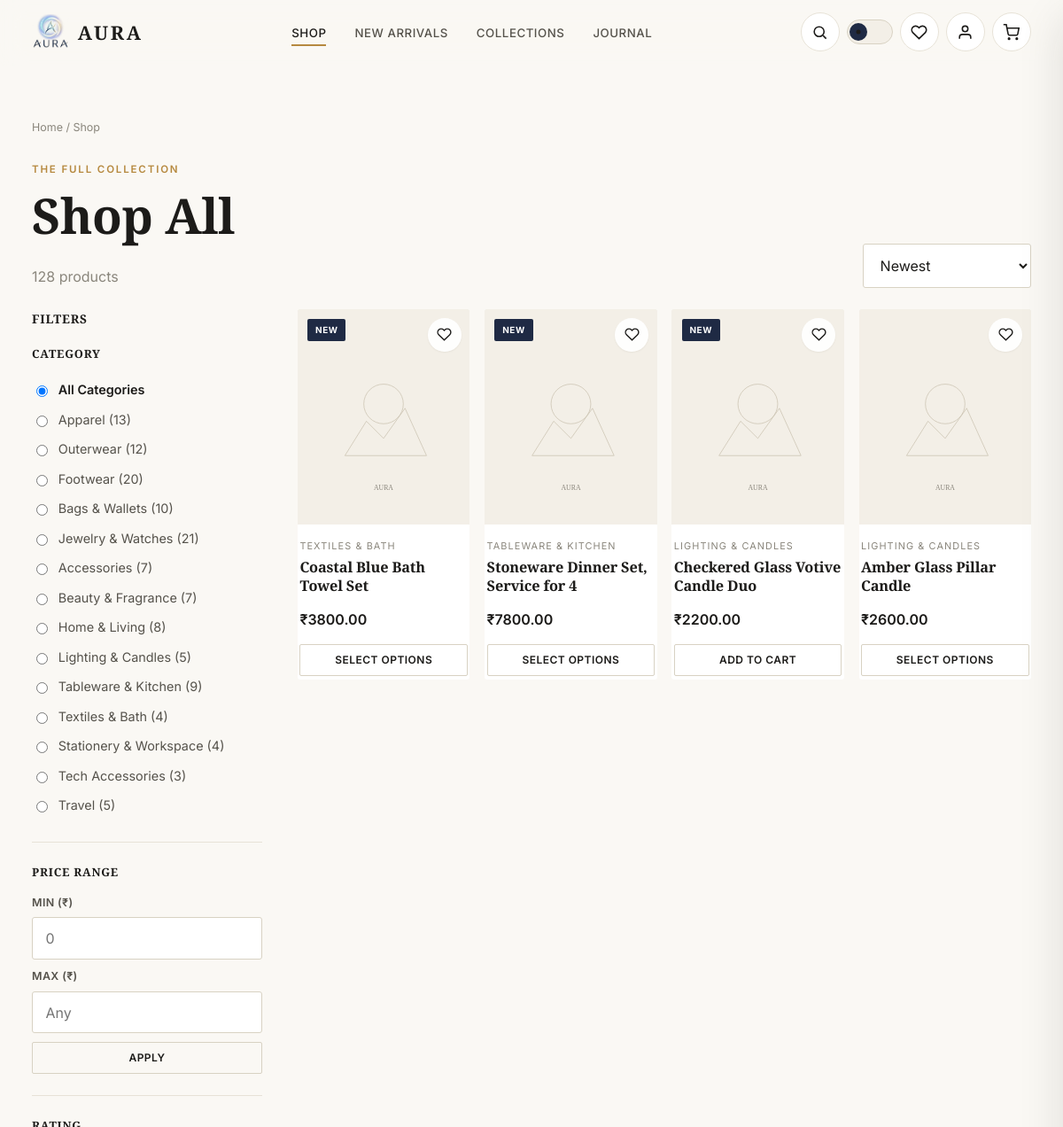
The app's page /shop/ (upper part), older data.
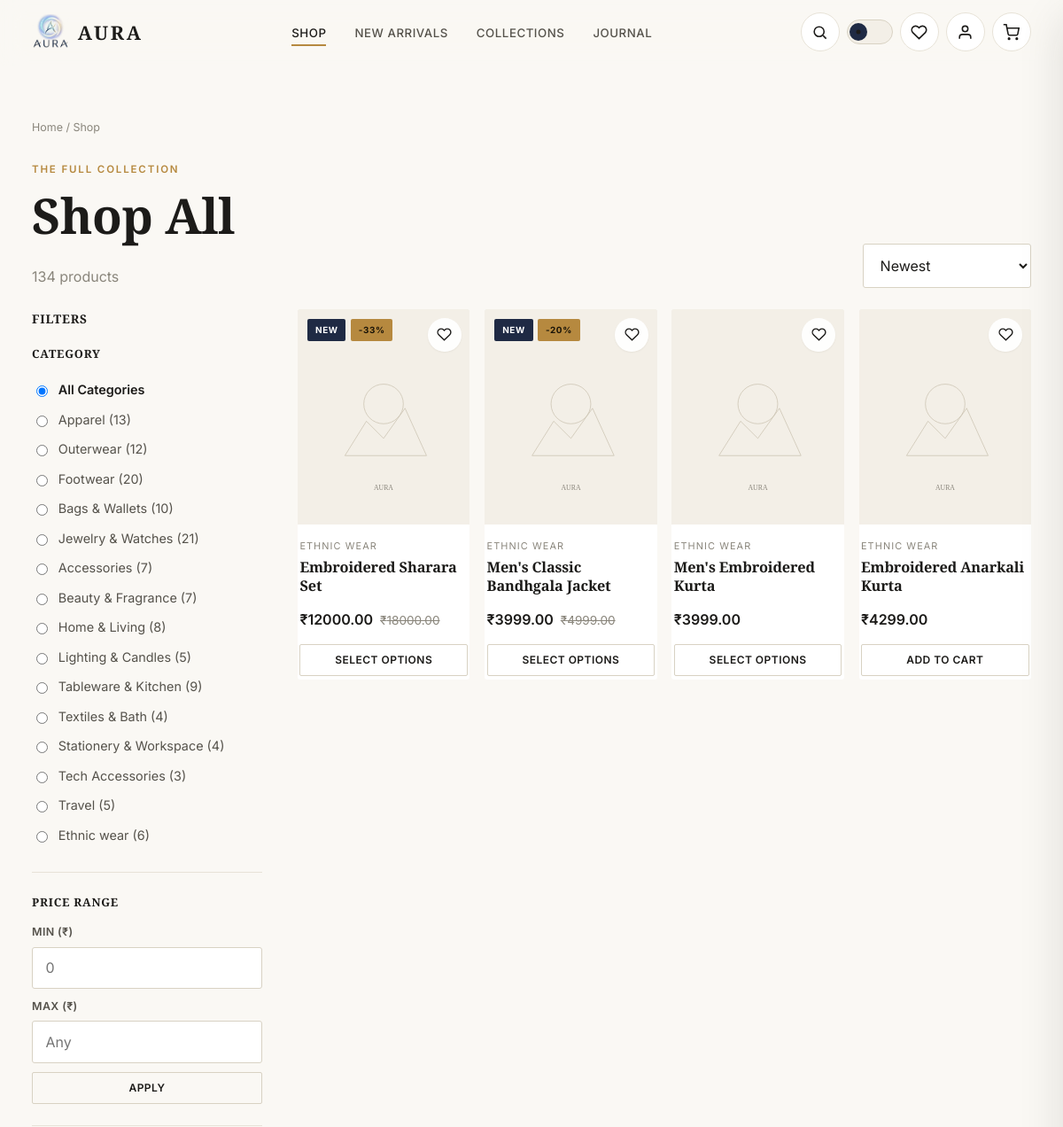
The same page, newer data.
### store/models.py (models this page shows, shortened)
class Category(models.Model):
    name = models.CharField(max_length=100, unique=True)
    slug = models.SlugField(max_length=120, unique=True, blank=True)
    description = models.TextField(blank=True)
    image_url = models.URLField(blank=True, help_text='External editorial image representing this category.')
    display_order = models.PositiveIntegerField(default=0)
    is_active = models.BooleanField(default=True)
    created_at = models.DateTimeField(auto_now_add=True)
    class Meta:
        verbose_name_plural = 'Categories'
        ordering = ['display_order', 'name']
    def get_absolute_url(self):
        return reverse('store:category_detail', kwargs={'slug': self.slug})
    @property
    def product_count(self):
        return self.products.filter(is_active=True).count()

class Product(models.Model):
    name = models.CharField(max_length=200)
    slug = models.SlugField(max_length=220, unique=True, blank=True)
    category = models.ForeignKey(Category, on_delete=models.SET_NULL, null=True, related_name='products')
    short_description = models.CharField(max_length=250, blank=True)
    description = models.TextField()
    price = models.DecimalField(max_digits=10, decimal_places=2, validators=[MinValueValidator(0)])
    compare_at_price = models.DecimalField(
        max_digits=10, decimal_places=2, null=True, blank=True,
        help_text='Original price to display as struck-through, if this item is discounted.'
    )
    sku = models.CharField(max_length=40, unique=True)
    stock_quantity = models.PositiveIntegerField(default=0)
    image = models.ImageField(upload_to='products/', blank=True, null=True)
    image_url = models.URLField(blank=True, help_text='Fallback external image URL if no file uploaded.')
    is_featured = models.BooleanField(default=False)
    is_new_arrival = models.BooleanField(default=False)
    is_active = models.BooleanField(default=True)
    material = models.CharField(max_length=120, blank=True)
    weight = models.CharField(max_length=60, blank=True, help_text='Display weight, e.g. "180g"')
    created_at = models.DateTimeField(auto_now_add=True)
    updated_at = models.DateTimeField(auto_now=True)
    class Meta:
        ordering = ['-created_at']
        indexes = [
            models.Index(fields=['slug']),
            models.Index(fields=['is_active', 'is_featured']),
            models.Index(fields=['is_active', 'is_new_arrival']),
        ]
    def get_absolute_url(self):
        return reverse('store:product_detail', kwargs={'slug': self.slug})
    @property
    def display_image(self):
        if self.image:
            return self.image.url
        if self.image_url:
            return self.image_url
        return ''
    @property
    def is_on_sale(self):
        return bool(self.compare_at_price and self.compare_at_price > self.price)
    @property
    def discount_percent(self):
        if self.is_on_sale:
            return round((1 - (self.price / self.compare_at_price)) * 100)
        return 0
    @property
    def review_count(self):
        return self.reviews.count()
    @property
    def has_variants(self):
        return self.variants.filter(is_active=True).exists()

### store/views.py (the view)
# urls.py: path('shop/', views.shop, name='shop'),
@require_GET
def shop(request):
    base_qs = Product.objects.filter(is_active=True).select_related('category')
    qs, active_filters = _apply_filters_and_sort(request, base_qs)
    paginator = Paginator(qs, 12)
    page_number = request.GET.get('page')
    page_obj = paginator.get_page(page_number)
    categories = Category.objects.filter(is_active=True)
    querydict = request.GET.copy()
    querydict.pop('page', None)
    querystring = querydict.urlencode()
    context = {
        'page_obj': page_obj,
        'products': page_obj.object_list,
        'categories': categories,
        'active_filters': active_filters,
        'querystring': querystring,
        'result_count': paginator.count,
    }
    return render(request, 'store/shop.html', context)

### cart/context_processors.py (called while the page is built)
def cart_context(request):
    cart = getattr(request, 'cart', None)
    if cart is None:
        return {'cart_item_count': 0}
    return {'cart_item_count': cart.total_items}

### cart/models.py (called while the page is built)
    @property
    def items_qs(self):
        return self.items.select_related('product', 'product__category').all()

    @property
    def total_items(self):
        return sum(item.quantity for item in self.items_qs)

### core/context_processors.py (called while the page is built)
def site_context(request):
    from store.models import Category
    return {
        'SITE_NAME': 'AURA',
        'SITE_TAGLINE': 'Find Your Kind of Extraordinary.',
        'footer_categories': Category.objects.filter(is_active=True)[:5],
    }

### notifications/context_processors.py (called while the page is built)
def notifications_context(request):
    if request.user.is_authenticated:
        count = request.user.notifications.filter(is_read=False).count()
        return {'unread_notification_count': count}
    return {'unread_notification_count': 0}

### wishlist/context_processors.py (called while the page is built)
def wishlist_context(request):
    if request.user.is_authenticated:
        ids = list(request.user.wishlist_items.values_list('product_id', flat=True))
        return {'wishlist_product_ids': ids, 'wishlist_count': len(ids)}
    return {'wishlist_product_ids': [], 'wishlist_count': 0}

### templates/store/shop.html (shortened to what this page needs)
{% extends 'base.html' %}
{% block content %}
<section class="section container">
  <div class="breadcrumbs"><a href="{% url 'core:home' %}">Home</a> / Shop</div>
  <div class="section-head">
    <div>
      <span class="eyebrow">The Full Collection</span>
      {% if active_filters.q %}
        <h1>Results for "{{ active_filters.q }}"</h1>
      {% elif active_filters.collection == 'new' %}
        <h1>New Arrivals</h1>
      {% elif active_filters.collection == 'featured' %}
        <h1>Featured Collection</h1>
      {% else %}
        <h1>Shop All</h1>
      {% endif %}
      <p class="text-muted">{{ result_count }} product{{ result_count|pluralize }}</p>
    </div>
    <div style="display:flex; gap:0.75rem; align-items:center;">
      <form method="get" id="sort-form">
        <select name="sort" class="input" data-sort-select style="min-width:180px;">
          <option value="newest" {% if active_filters.sort == 'newest' %}selected{% endif %}>Newest</option>
        </select>
      </form>
    </div>
  </div>
  <div class="shop-layout">
    <aside class="shop-filters">
      <div style="display:flex; justify-content:space-between; align-items:center; margin-bottom:1.25rem;">
        <h4 style="margin:0; text-transform:uppercase; font-size:0.85rem; letter-spacing:0.06em;">Filters</h4>
      </div>
      <form method="get" id="filter-form">
        <div class="filter-block">
          <h4>Category</h4>
          <label class="filter-option {% if not active_filters.category %}is-active{% endif %}">
            <input type="radio" name="category" value="" {% if not active_filters.category %}checked{% endif %} onchange="this.form.submit()"> All Categories
          </label>
          {% for c in categories %}
            <label class="filter-option {% if active_filters.category == c.slug %}is-active{% endif %}">
              <input type="radio" name="category" value="{{ c.slug }}" {% if active_filters.category == c.slug %}checked{% endif %} onchange="this.form.submit()"> {{ c.name }} ({{ c.product_count }})
            </label>
          {% endfor %}
        </div>
        <div class="filter-block">
          <h4>Price Range</h4>
          <div class="field" style="margin-bottom:0.6rem;">
            <label for="min_price">Min (₹)</label>
            <input type="number" min="0" id="min_price" name="min_price" value="{{ active_filters.min_price }}" placeholder="0">
          </div>
          <div class="field" style="margin-bottom:0.6rem;">
            <label for="max_price">Max (₹)</label>
            <input type="number" min="0" id="max_price" name="max_price" value="{{ active_filters.max_price }}" placeholder="Any">
          </div>
          <button type="submit" class="btn btn-outline btn-sm btn-block">Apply</button>
        </div>
        <div class="filter-block">
          <h4>Rating</h4>
        </div>
      </form>
    </aside>
    <div>
      {% if products %}
        <div class="product-grid">
          {% for product in products %}
            {% include 'includes/product_card.html' with product=product %}
          {% endfor %}
        </div>
      {% endif %}
    </div>
  </div>
</section>
{% endblock %}

### templates/includes/product_card.html (shortened to what this page needs)
{% load static %}
<article class="product-card reveal">
  <div class="media">
    <a href="{{ product.get_absolute_url }}" tabindex="-1" aria-hidden="true">
      {% if product.display_image %}
        <img src="{{ product.display_image }}" alt="{{ product.name }}" loading="lazy" onerror="this.onerror=null;this.src='{% static 'images/product-fallback.svg' %}';">
      {% else %}
        <img src="{% static 'images/product-fallback.svg' %}" alt="{{ product.name }}" loading="lazy">
      {% endif %}
    </a>
    <div class="badges">
      {% if product.is_new_arrival %}<span class="badge">New</span>{% endif %}
      {% if product.is_on_sale %}<span class="badge badge-gold">-{{ product.discount_percent }}%</span>{% endif %}
    </div>
    {% if request.user.is_authenticated %}
      <button type="button" class="wishlist-btn {% if product.id in wishlist_product_ids %}is-active{% endif %}"
        data-wishlist-toggle="{% url 'wishlist:toggle_wishlist' product.id %}"
        aria-pressed="{% if product.id in wishlist_product_ids %}true{% else %}false{% endif %}"
        aria-label="Toggle wishlist for {{ product.name }}">
        <svg width="17" height="17" viewBox="0 0 24 24" fill="{% if product.id in wishlist_product_ids %}currentColor{% else %}none{% endif %}" stroke="currentColor" stroke-width="2"><path d="M20.8 4.6a5.5 5.5 0 0 0-7.8 0L12 5.6l-1-1a5.5 5.5 0 0 0-7.8 7.8l1 1L12 21l7.8-7.6 1-1a5.5 5.5 0 0 0 0-7.8z"/></svg>
      </button>
    {% else %}
      <a href="{% url 'accounts:login' %}?next={{ request.path }}" class="wishlist-btn" aria-label="Login to save to wishlist">
        <svg width="17" height="17" viewBox="0 0 24 24" fill="none" stroke="currentColor" stroke-width="2"><path d="M20.8 4.6a5.5 5.5 0 0 0-7.8 0L12 5.6l-1-1a5.5 5.5 0 0 0-7.8 7.8l1 1L12 21l7.8-7.6 1-1a5.5 5.5 0 0 0 0-7.8z"/></svg>
      </a>
    {% endif %}
  </div>
  <div class="body">
    {% if product.category %}<span class="cat">{{ product.category.name }}</span>{% endif %}
    <h3 class="name"><a href="{{ product.get_absolute_url }}">{{ product.name }}</a></h3>
    <div class="price-row">
      <span class="price">₹{{ product.price|floatformat:2 }}</span>
      {% if product.is_on_sale %}<span class="compare-price">₹{{ product.compare_at_price|floatformat:2 }}</span>{% endif %}
    </div>
    {% if product.has_variants %}
      <a href="{{ product.get_absolute_url }}" class="btn btn-outline btn-sm btn-block" style="margin-top:0.6rem;">Select Options</a>
    {% else %}
      <form data-add-to-cart action="{% url 'cart:add_to_cart' product.id %}" method="post" style="margin-top:0.6rem;">
        <button type="submit" class="btn btn-outline btn-sm btn-block" {% if product.stock_quantity == 0 %}disabled{% endif %}>
          {% if product.stock_quantity == 0 %}Out of Stock{% else %}Add to Cart{% endif %}
        </button>
      </form>
    {% endif %}
  </div>
</article>

Row changes from the older to the newer data that the page shows:
no longer on this page (row unchanged): Product: is_new_arrival "NEW", category.name "TEXTILES & BATH", name "Coastal Blue Bath Towel Set", price "3800.00"
no longer on this page (row unchanged): Product: is_new_arrival "NEW", category.name "TABLEWARE & KITCHEN", name "Stoneware Dinner Set, Service for 4", price "7800.00"
no longer on this page (row edited): Product: is_new_arrival "NEW", category.name "LIGHTING & CANDLES", name "Checkered Glass Votive Candle Duo", price "2200.00", stock_quantity "ADD TO CART"
no longer on this page (row unchanged): Product: category.name "LIGHTING & CANDLES", name "Amber Glass Pillar Candle", price "2600.00"
added Category: slug "☐ Ethnic wear (6)", name "Ethnic wear", product_count "6"
added Product: is_new_arrival "NEW", discount_percent "33", category.name "ETHNIC WEAR", name "Embroidered Sharara Set", price "12000.00", compare_at_price "18000.00"
added Product: is_new_arrival "NEW", discount_percent "20", category.name "ETHNIC WEAR", name "Men's Classic Bandhgala Jacket", price "3999.00", compare_at_price "4999.00"
added Product: category.name "ETHNIC WEAR", name "Men's Embroidered Kurta", price "3999.00"
added Product: category.name "ETHNIC WEAR", name "Embroidered Anarkali Kurta", price "4299.00", stock_quantity "ADD TO CART"
Text that changed along with them:
{{ result_count }}: "128" → "134"
